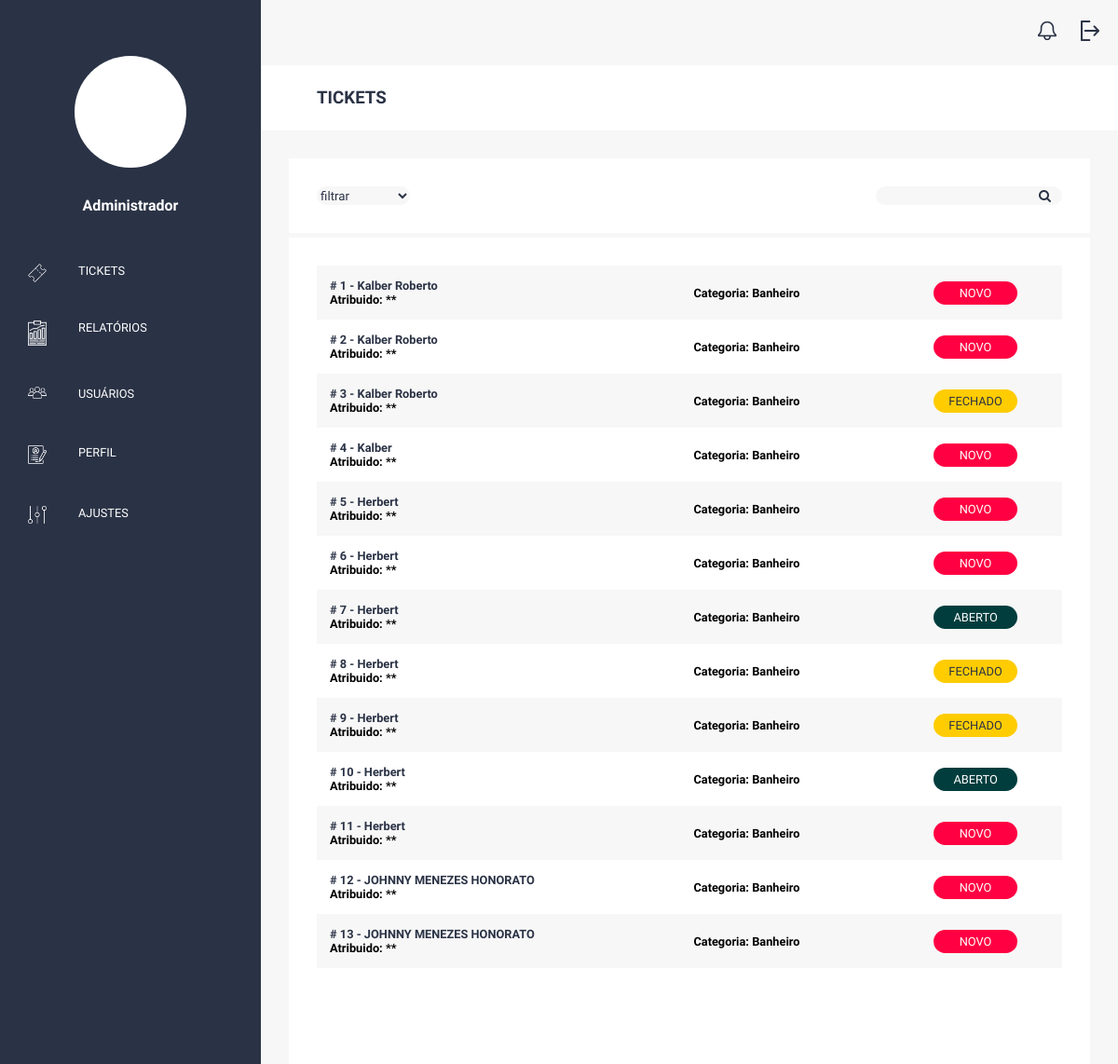
The app's page /adm/pesquisa/ (signed in), older data.
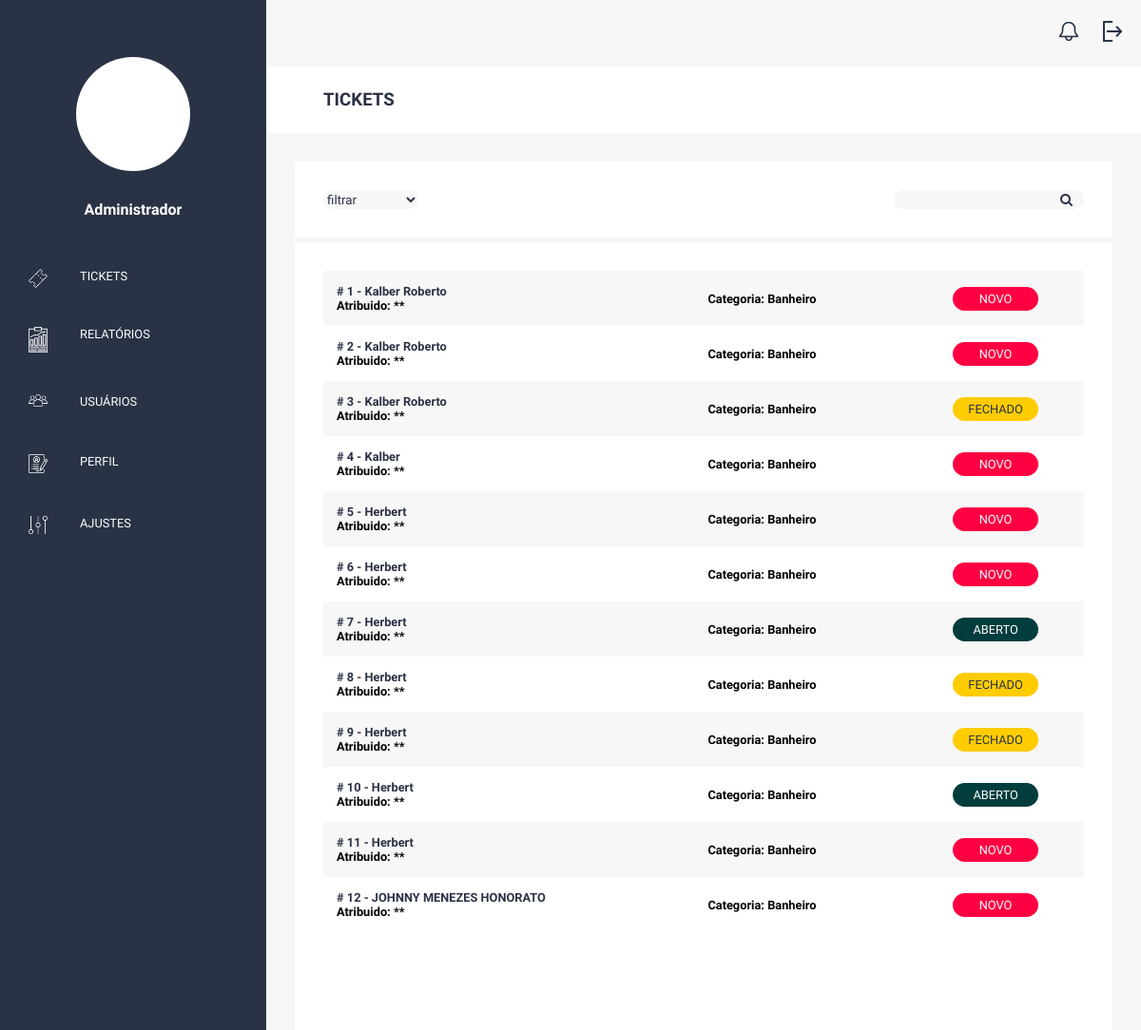
The same page, newer data.
### ticket/models.py (models this page shows, shortened)
class Ticket(models.Model):
    STATUS = (
        ('1', 'NOVO'),
        ('2', 'ABERTO'),
        ('3', 'FECHADO')
    )
    status = models.CharField(max_length=1, null=True, choices=STATUS, default='1')
    data_criacao = models.DateTimeField(auto_now_add=True)
    modified = models.DateTimeField(auto_now=True)
    categoria = models.ForeignKey(Categoria, on_delete=models.SET_NULL, null=True)
    nome_completo = models.CharField(max_length=50)
    email = models.EmailField()
    telefone = models.CharField(max_length=14)
    anexo = models.FileField(upload_to='post_image', blank=True)
    descricao = models.TextField()
    user = models.ForeignKey(User, on_delete=models.SET_NULL, blank=True, null=True)

class Categoria(models.Model):
    nome=models.CharField(max_length=100)

### adminstrador/views.py (the view)
# urls.py: path('pesquisa/', pesquisa_id, name='pesquisa'),
@login_required
def pesquisa_id(request):
    filter = request.GET.get("id", None)
    if(filter != None):
        tickets2 = Ticket.objects.filter(id=filter)
    else:
        tickets2 = Ticket.objects.all()
    return render(request, 'listartickets.html', {"tickets": tickets2})

### adminstrador/templates/listartickets.html (shortened to what this page needs)
{% extends 'basedashboard.html' %}
{% block titulo  %} TICKETS {% endblock %}
{% block main %}
<div class="container-adm">
    <div class="content-filter">
        <select class="select-filter" id="status" onchange="myFunction()">
            <option value="0">filtrar</option>
        </select>
    </div>
    <div class="content-search">
        <form class="search" action="{% url 'pesquisa' %}" method="GET">
            <input class="input-search" type="number" name="id" value="{{ id }}">
            <div id="lupa"></div>
        </form>
    </div>
</div>
<div class="container-adm-list">
    <div class="content-adm-list">
        <table class="list">
            {% for ticket in tickets %}
            <tr>
                <td class="list-font">
                    <a href="{% url 'details' ticket.id %}">
                        # {{ ticket.id }} - {{ ticket.nome_completo }} <br>
                    </a>
                    Atribuido: **
                </td>
                <td class="list-font">
                    Categoria: {{ ticket.categoria.nome }}
                </td>
                <td>
                    {% if ticket.status == '1' %}
                        <div class="btn-status">
                        {{ ticket.get_status_display }}
                        </div>
                    {% elif ticket.status == '2' %}
                        <div class="btn-status2">
                            {{ ticket.get_status_display }}
                        </div>
                    {% elif ticket.status == '3' %}
                        <div class="btn-status3">
                            {{ ticket.get_status_display }}
                        </div>
                    {% endif %}
                </td>
            </tr>
            {% endfor %}
        </table>
    </div>
    <div class="pagination">
    </div>
</div>
{% endblock %}

### templates/basedashboard.html (shortened to what this page needs)
<!DOCTYPE html>
{% load staticfiles %}
<html>
	<head>
        <link href="//maxcdn.bootstrapcdn.com/font-awesome/4.2.0/css/font-awesome.min.css" rel="stylesheet">
		<link rel="stylesheet" href="{% static 'css/reset.css' %}">
		<link rel="stylesheet" href="{% static 'css/colors.css' %}">
        <link rel="stylesheet" href="{% static 'css/basedashboard.css' %}">
        <link rel="stylesheet" href="{% static 'css/ticketlist.css' %}">
        <link rel="stylesheet" href="{% static 'css/detailsticket.css' %}">
        <link rel="stylesheet" href="{% static 'css/graphicpie.css' %}">
        <link rel="stylesheet" href="{% static 'css/users.css' %}">
        <link rel="stylesheet" href="{% static 'css/newusers.css' %}">
	</head>
	<body>
        <div class="container">
            <div class="content-dash">
                <div class="profile-admin">
                    <div class="photo-admin">
                    </div>
                    <h4>Administrador</h4>
                </div>
                <div class="menu">
                    <a href=" {% url 'inicial' %}">
                        <div class="option" >
                            <img class="icon" src="{% static 'images/icon01.png' %}">
                            <p>TICKETS</p>
                        </div>
                    </a>
                    <a href="{% url 'relatorios' %}">
                        <div class="option">
                            <img class="icon" src="{% static 'images/icon02.png' %}">
                            <p>RELATÓRIOS</p>
                        </div>
                    </a>
                    <a href="{% url 'users' %}">
                        <div class="option">
                            <img class="icon" src="{% static 'images/icon03.png' %}">
                            <p>USUÁRIOS</p>
                        </div>
                    </a>
                    <a href="#">
                        <div class="option">
                            <img class="icon" src="{% static 'images/icon04.png' %}">
                            <p>PERFIL</p>
                        </div>
                    </a>
                    <a href="#">
                        <div class="option">
                            <img class="icon" src="{% static 'images/icon05.png' %}">
                            <p>AJUSTES</p>
                        </div>
                    </a>
                </div>
            </div>
            <div class="container-body">
                <div class="content-nav">
                    <div class="notification-part">
                        <a href="#">
                            <img class="icon-nav" src="{% static 'images/icon-notification.png' %}">
                        </a>
                    </div>
                    <div class="logout-part">
                        <a href="{% url 'logout' %}">
                            <img class="icon-nav" src="{% static 'images/icon-logout.png' %}">
                        </a>
                    </div>
                </div>
                <div class="content-title">
                    <div class="title-option">
                        <h3>{% block titulo  %} {% endblock %}</h3>
                    </div>
                </div>
                <div class="container-list">
                    {% block main %}
                    {% endblock %}
                </div>
            </div>
        </div>
	</body>
</html>

### static/css/colors.css (style rules this page uses)
:root { --gray: #3C4559; --dark-gray: #2A3245; --light-gray: #F7F7F7; --red: #FF0042; --dark-red: #DE0039; --white: #ffffff; --green: #023D3D; --yellow: #FFCC00; }

### static/css/basedashboard.css (style rules this page uses)
.container { display: grid; width: 100%; height: 100%; grid-template-columns: 280px auto; grid-template-areas: "dash body"; }
.content-dash { grid-area: dash; background-color: var(--dark-gray); }
.container-body { grid-area: body; display: grid; width: 100%; height: 100%; grid-template-columns: 100%; grid-template-rows: 70px 70px auto; grid-template-areas: "nav""title""list"; }
.content-nav { display: grid; grid-area: nav; grid-template-columns: 95% 5%; background-color: var(--light-gray); }
.content-title { grid-area: title; background-color: var(--white); }
.container-list { width: 100%; grid-area: list; background-color: var(--light-gray); }
.title-option { padding-left: 60px; padding-top: 24px; color: var(--dark-gray); }
.profile-admin { display: grid; width: 100%; height: 260px; justify-content: center; color: var(--white); text-align: center; }
.photo-admin { border-radius: 100%; width: 120px; height: 120px; background-color: var(--white); margin-top: 60px; }
.option { display: grid; grid-template-columns: 30% 70%; grid-template-areas: "icon""name"; height: 65px; align-content: center; }
.option p { color: var(--white); font-size: 0.8em; }
.icon { width: 20px; margin-left: 30px; }
.logout-part, .notification-part { display: grid; align-content: center; justify-content: end; padding: 20px; }
.icon-nav { width: 20px; }

### static/css/ticketlist.css (style rules this page uses)
.container-adm { display: grid; grid-template-columns: 1fr 1fr; background-color: var(--white); height: 80px; margin: 30px 30px 0 30px; align-content: center; }
.select-filter { display: grid; grid-template-columns: 1fr; color: var(--dark-gray); background-color: var(--light-gray); width: 100px; height: 20px; border-radius: 20px; margin-left: 30px; }
.content-search { display: grid; justify-items: end; margin-right: 30px; }
.input-search { float: left; background-color: var(--light-gray); width: 200px; height: 20px; border-radius: 20px; margin-right: 5px; }
.container-adm-list { display: grid; grid-template-columns: 1fr; grid-template-rows: auto auto; grid-template-areas: "list"; margin: 5px 30px 0 30px; background-color: var(--white); height: auto; font-size: 0.8em; }
.content-adm-list { display: grid; grid-area: list; padding: 30px; }
.list { width: 100%; border-collapse: collapse; }
.list-font { font-weight: 600; }
.list th, .list td { text-align: left; padding: 14px; }
.list a:visited, a:link, a:hover, a:active { color: var(--dark-gray); }
.list .btn-status { width: 80px; background-color: var(--red); color: var(--white); border-radius: 20px; text-align: center; padding: 5px; margin: auto; }
.list .btn-status2 { width: 80px; background-color: var(--green); color: var(--white); border-radius: 20px; text-align: center; padding: 5px; margin: auto; }
.list .btn-status3 { width: 80px; background-color: var(--yellow); color: var(--dark-gray); border-radius: 20px; text-align: center; padding: 5px; margin: auto; }
.list tr:nth-child(odd) { background-color: var(--light-gray); }
#lupa { float: left; margin: 0px 0px 0px -25px; }
#lupa:after { font-family: FontAwesome; font-size: 14px; color: var(--dark-gray); content: "\f002" }
.pagination { text-align: right; margin-top: 1em; padding: 30px; }
input[type=number] { -moz-appearance: textfield; appearance: textfield; margin: 0; }

Row changes from the older to the newer data that the page shows:
removed Ticket: id "13", nome_completo "JOHNNY MENEZES HONORATO", categoria.nome "Banheiro", status "NOVO"
